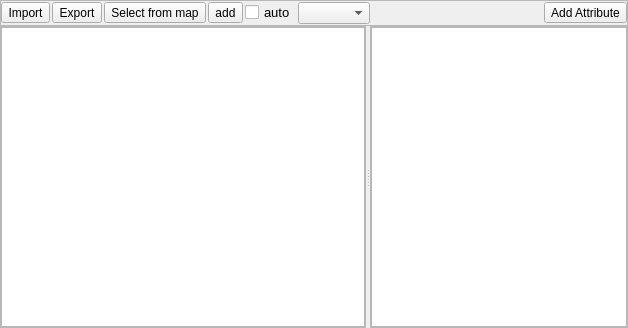
<?xml version="1.0" encoding="UTF-8"?>
<ui version="4.0">
 <class>speclibviewpanel</class>
 <widget class="QDockWidget" name="speclibviewpanel">
  <property name="geometry">
   <rect>
    <x>0</x>
    <y>0</y>
    <width>628</width>
    <height>328</height>
   </rect>
  </property>
  <property name="windowTitle">
   <string>Spectra Library Viewer</string>
  </property>
  <widget class="QWidget" name="dockWidgetContents">
   <layout class="QVBoxLayout" name="verticalLayout">
    <property name="spacing">
     <number>0</number>
    </property>
    <property name="leftMargin">
     <number>0</number>
    </property>
    <property name="topMargin">
     <number>0</number>
    </property>
    <property name="rightMargin">
     <number>0</number>
    </property>
    <property name="bottomMargin">
     <number>0</number>
    </property>
    <item>
     <widget class="QFrame" name="btnBox">
      <property name="maximumSize">
       <size>
        <width>16777215</width>
        <height>26</height>
       </size>
      </property>
      <property name="frameShape">
       <enum>QFrame::StyledPanel</enum>
      </property>
      <property name="frameShadow">
       <enum>QFrame::Raised</enum>
      </property>
      <layout class="QHBoxLayout" name="horizontalLayout">
       <property name="spacing">
        <number>2</number>
       </property>
       <property name="leftMargin">
        <number>0</number>
       </property>
       <property name="topMargin">
        <number>0</number>
       </property>
       <property name="rightMargin">
        <number>0</number>
       </property>
       <property name="bottomMargin">
        <number>0</number>
       </property>
       <item>
        <widget class="QToolButton" name="btnLoadFromFile">
         <property name="text">
          <string>Import</string>
         </property>
        </widget>
       </item>
       <item>
        <widget class="QToolButton" name="btnExportSpeclib">
         <property name="text">
          <string>Export</string>
         </property>
        </widget>
       </item>
       <item>
        <widget class="QToolButton" name="btnLoadfromMap">
         <property name="text">
          <string>Select from map</string>
         </property>
         <property name="icon">
          <iconset resource="resources.qrc">
           <normaloff>:/enmapbox/icons/pickrasterspectrum.png</normaloff>:/enmapbox/icons/pickrasterspectrum.png</iconset>
         </property>
        </widget>
       </item>
       <item>
        <widget class="QToolButton" name="btnAddCurrentToSpeclib">
         <property name="text">
          <string>add</string>
         </property>
        </widget>
       </item>
       <item>
        <widget class="QCheckBox" name="cbAddCurrentSpectraToSpeclib">
         <property name="font">
          <font>
           <pointsize>10</pointsize>
          </font>
         </property>
         <property name="text">
          <string>auto</string>
         </property>
        </widget>
       </item>
       <item>
        <widget class="QComboBox" name="cbXUnit"/>
       </item>
       <item>
        <spacer name="horizontalSpacer">
         <property name="orientation">
          <enum>Qt::Horizontal</enum>
         </property>
         <property name="sizeHint" stdset="0">
          <size>
           <width>40</width>
           <height>20</height>
          </size>
         </property>
        </spacer>
       </item>
       <item>
        <widget class="QToolButton" name="btnAddAttribute">
         <property name="text">
          <string>Add Attribute</string>
         </property>
        </widget>
       </item>
      </layout>
     </widget>
    </item>
    <item>
     <widget class="QSplitter" name="splitter">
      <property name="orientation">
       <enum>Qt::Horizontal</enum>
      </property>
      <widget class="QFrame" name="graphicFrame">
       <property name="sizePolicy">
        <sizepolicy hsizetype="Preferred" vsizetype="Preferred">
         <horstretch>1</horstretch>
         <verstretch>0</verstretch>
        </sizepolicy>
       </property>
       <property name="frameShape">
        <enum>QFrame::StyledPanel</enum>
       </property>
       <property name="frameShadow">
        <enum>QFrame::Raised</enum>
       </property>
       <layout class="QVBoxLayout" name="verticalLayout_3">
        <property name="spacing">
         <number>2</number>
        </property>
        <property name="leftMargin">
         <number>0</number>
        </property>
        <property name="topMargin">
         <number>0</number>
        </property>
        <property name="rightMargin">
         <number>0</number>
        </property>
        <property name="bottomMargin">
         <number>0</number>
        </property>
        <item>
         <widget class="PlotWidget" name="plotWidget"/>
        </item>
       </layout>
      </widget>
      <widget class="QFrame" name="listFrame">
       <property name="frameShape">
        <enum>QFrame::StyledPanel</enum>
       </property>
       <property name="frameShadow">
        <enum>QFrame::Raised</enum>
       </property>
       <layout class="QVBoxLayout" name="verticalLayout_2">
        <property name="spacing">
         <number>2</number>
        </property>
        <property name="leftMargin">
         <number>0</number>
        </property>
        <property name="topMargin">
         <number>0</number>
        </property>
        <property name="rightMargin">
         <number>0</number>
        </property>
        <property name="bottomMargin">
         <number>0</number>
        </property>
        <item>
         <widget class="SpectralLibraryTableView" name="tableViewSpeclib">
          <property name="dragEnabled">
           <bool>true</bool>
          </property>
          <property name="dragDropMode">
           <enum>QAbstractItemView::DragDrop</enum>
          </property>
          <property name="alternatingRowColors">
           <bool>true</bool>
          </property>
          <property name="sortingEnabled">
           <bool>true</bool>
          </property>
         </widget>
        </item>
       </layout>
      </widget>
     </widget>
    </item>
   </layout>
  </widget>
  <action name="actionSelectProfiles">
   <property name="icon">
    <iconset resource="resources.qrc">
     <normaloff>:/enmapbox/icons/link_all_center.png</normaloff>
     <normalon>:/enmapbox/png/icons/mActionIdentify.png</normalon>:/enmapbox/icons/link_all_center.png</iconset>
   </property>
   <property name="text">
    <string>Select pixel profiles</string>
   </property>
   <property name="toolTip">
    <string>Select pixel profiles from map</string>
   </property>
  </action>
 </widget>
 <customwidgets>
  <customwidget>
   <class>PlotWidget</class>
   <extends>QGraphicsView</extends>
   <header>pyqtgraph</header>
  </customwidget>
  <customwidget>
   <class>SpectralLibraryTableView</class>
   <extends>QTableView</extends>
   <header>enmapbox/gui/spectrallibraries</header>
  </customwidget>
 </customwidgets>
 <resources>
  <include location="resources.qrc"/>
 </resources>
 <connections>
  <connection>
   <sender>cbAddCurrentSpectraToSpeclib</sender>
   <signal>toggled(bool)</signal>
   <receiver>btnAddCurrentToSpeclib</receiver>
   <slot>setDisabled(bool)</slot>
   <hints>
    <hint type="sourcelabel">
     <x>182</x>
     <y>38</y>
    </hint>
    <hint type="destinationlabel">
     <x>148</x>
     <y>38</y>
    </hint>
   </hints>
  </connection>
 </connections>
</ui>
